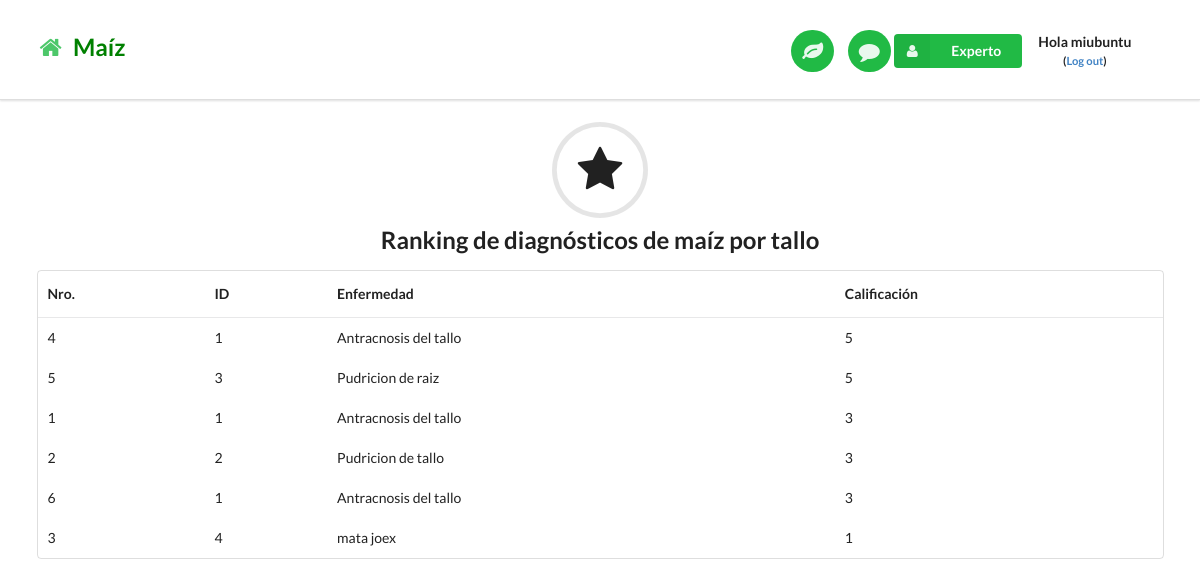
The app's page /reportecalificacionmaizmara/ (signed in) with its own data.
### miapp/models.py (models this page shows, shortened)
class Reviewmara(models.Model):
    enfermedadName = models.CharField(max_length=50)
    enfermedadId = models.IntegerField()
    comment = models.TextField()
    reviewer = models.CharField(max_length=50)
    stars = models.IntegerField()
    createdTime =  models.DateField(auto_now=True, auto_now_add=False)

### miapp/views.py (the view)
# urls.py: url(r'^reportecalificacionmaizmara/$', views.reportecalificacionmaizmaraPage, name='reportecalificacionmaizmaraPage'),
@login_required
def reportecalificacionmaizmaraPage(request):
    reviewmaiz = Reviewmara.objects.order_by('-stars')
    return render(request, 'reportecalificacionmaizmara.html', {'reviewmaiz':reviewmaiz})

### templates/reportecalificacionmaizmara.html
{% extends "base.html" %}
{% load staticfiles %}
{% block content %}
<h2 class="ui center aligned icon header">
  <i class="circular star icon"></i>
  Ranking de diagnósticos de maíz por tallo
</h2>
<div class="ui container">
<table class="ui basic table">
  <thead>
    <tr>
      <th>Nro.</th>
      <th>ID</th>
      <th>Enfermedad</th>
      <th>Calificación</th>
    </tr>
  </thead>
  {% for reviewmaiz in reviewmaiz %}
  <tbody>
    <tr>
      <td>{{ reviewmaiz.id }}</td>
      <td>{{ reviewmaiz.enfermedadId }}</td>
      <td>{{ reviewmaiz.enfermedadName }}</td>
      <td>{{ reviewmaiz.stars }}</td>
    </tr>
  </tbody>
  {% endfor %}
</table>
</div>
<br>
{% endblock %}

### templates/base.html (shortened to what this page needs)
{% load staticfiles %}
<!DOCTYPE html>
<html lang="en">
<head>
  <link rel="stylesheet" href="{% static "css/bootstrap2.min.css" %}"/>
  <link rel="stylesheet" href="{% static "css/utilbase.css" %}"/>
</head>
<body>
  {% block nav-bar %}
    <div class="ui top fixed menu borderless main nav-bar">
      <div class="ui container">
        <br> <h2><a href="/"><i class="green home icon link"></i>  <span style="color:green"> Maíz</span></a></h2>
        <div class="right item">
          <a id="analizar-link" href="/analisis"><button class="circular ui icon green button nav-button"> <i class="large leaf icon link"></i> </button></a>
          <a href="/comentariouser"><button class="circular ui icon green button nav-button"> <i class="large comment icon link"></i> </button></a>
{% if user.is_authenticated %}
<div class="ui floating labeled icon dropdown green button">
          <i class="user icon"></i>
          <span class="text">Experto</span>
        </div>
{% if user.is_authenticated %}
    <div class="item">
        <p class="top-menu" style="text-align:center;"> <b> Hola {{ user.username }} <br> <small>(<a href="{% url 'logout' %}">Log out</a>)</small> </b> </p>
    </div>
{% endif %}
{% endif %}
        </div>
      </div>
    </div>
<br>
  {% endblock %}
  {% block content %}
  {% endblock %}
</body>
</html>

### static/css/utilbase.css (style rules this page uses)
body { padding-top: 74px; }
.nav-bar { padding-top: 7px; padding-bottom: 4px; }
.nav-button { margin-left: 10px !important; }

### records on screen
Reviewmara: id "4", enfermedadId "1", enfermedadName "Antracnosis del tallo", stars "5"
Reviewmara: id "5", enfermedadId "3", enfermedadName "Pudricion de raiz", stars "5"
Reviewmara: id "1", enfermedadId "1", enfermedadName "Antracnosis del tallo", stars "3"
Reviewmara: id "2", enfermedadId "2", enfermedadName "Pudricion de tallo", stars "3"
Reviewmara: id "6", enfermedadId "1", enfermedadName "Antracnosis del tallo", stars "3"
Reviewmara: id "3", enfermedadId "4", enfermedadName "mata joex", stars "1"

### other values on screen
{{ user.username }} "miubuntu"
